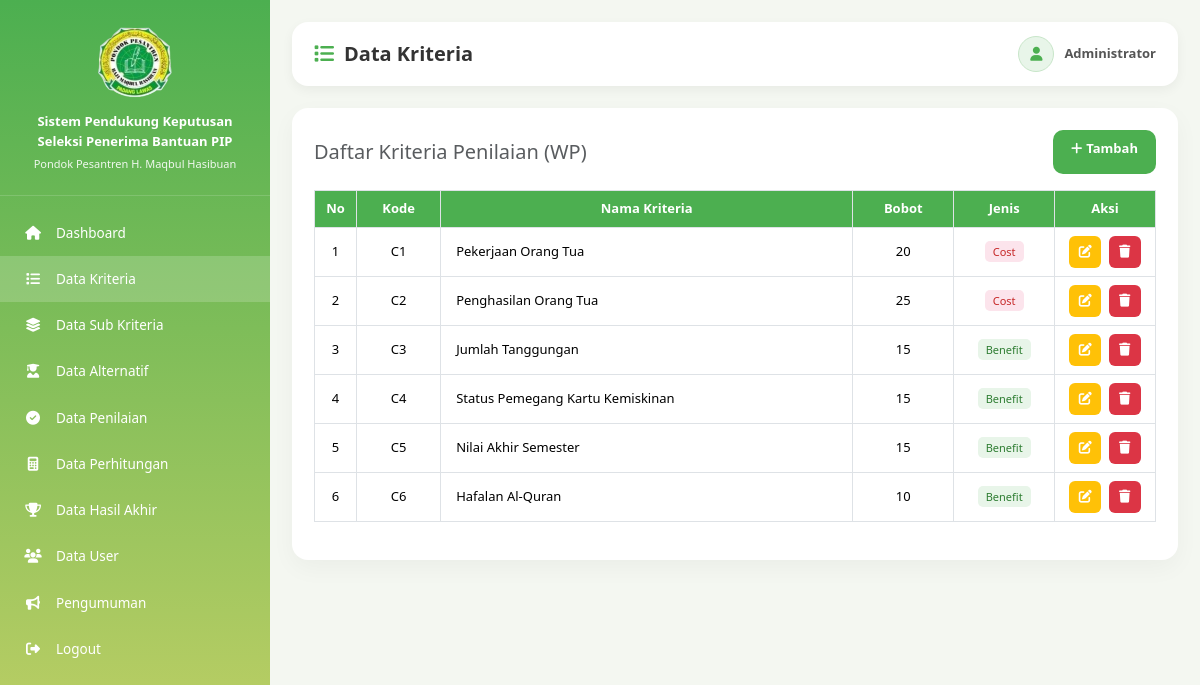
/views/admin/kriteria/index.php (signed in), run on the app's committed database.
### tables this page shows
CREATE TABLE IF NOT EXISTS kriteria (
    id INT AUTO_INCREMENT PRIMARY KEY,
    kode_kriteria VARCHAR(10) UNIQUE,
    nama_kriteria VARCHAR(100),
    bobot INT,
    jenis ENUM('benefit','cost')
);

### views/admin/kriteria/index.php (the view, shortened to what this page needs)
<?php
require_once '../../../config/koneksi.php';
$kriteria_list = mysqli_query($koneksi, "SELECT * FROM kriteria ORDER BY kode_kriteria ASC");
$page_title = 'Data Kriteria'; $active_menu = 'kriteria'; $asset_depth = 3;
?>
<!DOCTYPE html>
<html lang="en"><head><?php include '../../layouts/head.php'; ?></head>
<body><?php include '../../layouts/sidebar_admin.php'; ?>
<div class="content">
    <div class="navbar-custom">
        <div class="page-title"><i class="fa fa-list"></i><h4>Data Kriteria</h4></div>
        <div class="user-box"><div class="user-icon"><i class="fa fa-user"></i></div><div class="user-name"><?php echo htmlspecialchars($_SESSION['nama'] ?? 'Admin'); ?></div></div>
    </div>
    <div class="card-custom">
        <div class="d-flex justify-content-between align-items-center flex-wrap gap-2 mb-3">
            <h5 class="m-0 text-muted">Daftar Kriteria Penilaian (WP)</h5>
            <a href="tambah.php" class="btn btn-add"><i class="fa fa-plus me-1"></i>Tambah</a>
        </div>
        <div class="table-responsive">
            <table class="table table-bordered">
                <thead><tr><th width="5%">No</th><th width="10%">Kode</th><th>Nama Kriteria</th><th width="12%">Bobot</th><th width="12%">Jenis</th><th width="12%">Aksi</th></tr></thead>
                <tbody>
                <?php $no=1; while($row = mysqli_fetch_assoc($kriteria_list)): ?>
                    <tr>
                        <td><?php echo $no++; ?></td>
                        <td><?php echo htmlspecialchars($row['kode_kriteria']); ?></td>
                        <td style="text-align:left;padding-left:15px;"><?php echo htmlspecialchars($row['nama_kriteria']); ?></td>
                        <td><?php echo $row['bobot']; ?></td>
                        <td><span class="badge-<?php echo $row['jenis']; ?>"><?php echo ucfirst($row['jenis']); ?></span></td>
                        <td>
                            <a href="edit.php?id=<?php echo $row['id']; ?>" class="btn-icon edit me-1"><i class="fa fa-edit"></i></a>
                            <a href="hapus.php?id=<?php echo $row['id']; ?>" class="btn-icon delete" onclick="return confirm('Hapus kriteria?')"><i class="fa fa-trash"></i></a>
                        </td>
                    </tr>
                <?php endwhile; ?>
                </tbody>
            </table>
        </div>
    </div>
</div>
<?php include '../../layouts/footer.php'; ?></body></html>

### views/layouts/head.php (shortened to what this page needs)
<link href="https://cdn.jsdelivr.net/npm/bootstrap@5.3.3/dist/css/bootstrap.min.css" rel="stylesheet">
<link rel="stylesheet" href="https://cdnjs.cloudflare.com/ajax/libs/font-awesome/6.5.2/css/all.min.css">
<?php
$asset_path = str_repeat('../', $asset_depth ?? 2) . 'public/assets/css/style.css';
?>
<link rel="stylesheet" href="<?php echo $asset_path; ?>">

### views/layouts/sidebar_admin.php (shortened to what this page needs)
<?php
$logo_path   = $logo_path ?? '../../../public/assets/img/logo.png';
$base_admin  = $base_admin ?? '../';
$base_root   = $base_root ?? '../../../';
?>
<div class="sidebar">
    <div class="logo">
        <img src="<?php echo $logo_path; ?>" alt="Logo">
        <h4>Sistem Pendukung Keputusan Seleksi Penerima Bantuan PIP</h4>
        <p>Pondok Pesantren H. Maqbul Hasibuan</p>
    </div>
    <ul class="menu">
        <li><a href="<?php echo $base_admin; ?>dashboard.php" <?php echo ($active_menu=='dashboard')?'class="active"':''; ?>><i class="fa fa-house"></i> Dashboard</a></li>
        <li><a href="<?php echo $base_admin; ?>kriteria/index.php" <?php echo ($active_menu=='kriteria')?'class="active"':''; ?>><i class="fa fa-list"></i> Data Kriteria</a></li>
        <li><a href="<?php echo $base_admin; ?>sub_kriteria/index_subkriteria.php" <?php echo ($active_menu=='sub_kriteria')?'class="active"':''; ?>><i class="fa fa-layer-group"></i> Data Sub Kriteria</a></li>
        <li><a href="<?php echo $base_admin; ?>alternatif/index.php" <?php echo ($active_menu=='alternatif')?'class="active"':''; ?>><i class="fa fa-user-graduate"></i> Data Alternatif</a></li>
        <li><a href="<?php echo $base_admin; ?>penilaian/index.php" <?php echo ($active_menu=='penilaian')?'class="active"':''; ?>><i class="fa fa-check-circle"></i> Data Penilaian</a></li>
        <li><a href="<?php echo $base_admin; ?>perhitungan/index.php" <?php echo ($active_menu=='perhitungan')?'class="active"':''; ?>><i class="fa fa-calculator"></i> Data Perhitungan</a></li>
        <li><a href="<?php echo $base_admin; ?>hasil/index.php" <?php echo ($active_menu=='hasil')?'class="active"':''; ?>><i class="fa fa-trophy"></i> Data Hasil Akhir</a></li>
        <li><a href="<?php echo $base_admin; ?>user/index.php" <?php echo ($active_menu=='user')?'class="active"':''; ?>><i class="fa fa-users"></i> Data User</a></li>
        <li><a href="<?php echo $base_admin; ?>pengumuman/index.php" <?php echo ($active_menu=='pengumuman')?'class="active"':''; ?>><i class="fa fa-bullhorn"></i> Pengumuman</a></li>
        <li><a href="<?php echo $base_root; ?>logout.php"><i class="fa fa-right-from-bracket"></i> Logout</a></li>
    </ul>
</div>

### public/assets/css/style.css (style rules this page uses)
:root { --primary: #4caf50; --primary-dark: #388e3c; --primary-light: #c6d166; --bg: #f4f7f1; --card-bg: #ffffff; --text: #333333; --text-muted: #777777; --border: #d6e4d3; --sidebar-w: 270px; --radius: 16px; --radius-sm: 10px; --shadow: 0 4px 12px rgba(0,0,0,0.05); --shadow-lg: 0 8px 24px rgba(0,0,0,0.04); --transition: 0.3s ease; }
* { margin: 0; padding: 0; box-sizing: border-box; }
body { font-family: 'Segoe UI', Arial, Helvetica, sans-serif; background: var(--bg); overflow-x: hidden; color: var(--text); }
a { text-decoration: none; color: inherit; }
.sidebar { width: var(--sidebar-w); height: 100vh; position: fixed; left: 0; top: 0; background: linear-gradient(180deg, var(--primary), var(--primary-light)); color: white; overflow-y: auto; z-index: 1040; transition: transform var(--transition); }
.sidebar .logo { padding: 22px 18px; text-align: center; border-bottom: 1px solid rgba(255,255,255,0.15); }
.sidebar .logo img { width: 80px; height: 80px; object-fit: contain; margin-bottom: 10px; }
.sidebar .logo h4 { font-size: 13px; font-weight: bold; line-height: 1.5; margin-bottom: 5px; }
.sidebar .logo p { font-size: 11px; margin: 0; opacity: 0.9; }
.sidebar .menu { list-style: none; padding: 14px 0; margin: 0; }
.sidebar .menu li a { display: flex; align-items: center; gap: 12px; padding: 13px 22px; color: white; font-size: 13.5px; transition: background var(--transition); }
.sidebar .menu li a:hover, .sidebar .menu li a.active { background: rgba(255,255,255,0.18); }
.sidebar .menu li a i { width: 22px; text-align: center; font-size: 14px; }
.content { margin-left: var(--sidebar-w); padding: 22px; min-height: 100vh; transition: margin-left var(--transition); }
.navbar-custom { background: var(--card-bg); padding: 14px 22px; border-radius: var(--radius); display: flex; justify-content: space-between; align-items: center; box-shadow: var(--shadow); margin-bottom: 22px; flex-wrap: wrap; gap: 10px; }
.page-title { display: flex; align-items: center; gap: 10px; }
.page-title i { font-size: 20px; color: var(--primary); }
.page-title h4 { margin: 0; font-size: 20px; font-weight: bold; color: var(--text); }
.user-box { display: flex; align-items: center; gap: 10px; }
.user-icon { width: 36px; height: 36px; border-radius: 50%; background: #e8f5e9; color: var(--primary); display: flex; justify-content: center; align-items: center; font-size: 14px; border: 1px solid #c8e6c9; }
.user-name { font-size: 13px; font-weight: bold; color: #555; }
.card-custom { background: var(--card-bg); border-radius: var(--radius); border: none; box-shadow: var(--shadow-lg); padding: 22px; margin-bottom: 22px; }
.table thead th { background: var(--primary); color: white; text-align: center; vertical-align: middle; font-size: 13px; white-space: nowrap; }
.table tbody td { text-align: center; vertical-align: middle; background: white; font-size: 13px; }
.btn-add { background: var(--primary); color: white; border-radius: var(--radius-sm); font-weight: bold; padding: 9px 18px; font-size: 13px; border: none; transition: var(--transition); min-height: 44px; }
.btn-icon { border: none; width: 32px; height: 32px; border-radius: 6px; display: inline-flex; align-items: center; justify-content: center; font-size: 13px; transition: var(--transition); color: white; }
.btn-icon.edit { background: #ffc107; }
.btn-icon.delete { background: #dc3545; }
.badge-benefit { background: #e8f5e9; color: #2e7d32; padding: 3px 8px; border-radius: 5px; font-size: 11px; }
.badge-cost { background: #fce4ec; color: #c62828; padding: 3px 8px; border-radius: 5px; font-size: 11px; }

### data on the page
kriteria: kode_kriteria "C1", nama_kriteria "Pekerjaan Orang Tua", bobot "20", jenis "Cost"
kriteria: kode_kriteria "C2", nama_kriteria "Penghasilan Orang Tua", bobot "25", jenis "Cost"
kriteria: kode_kriteria "C3", nama_kriteria "Jumlah Tanggungan", bobot "15", jenis "Benefit"
kriteria: kode_kriteria "C4", nama_kriteria "Status Pemegang Kartu Kemiskinan", bobot "15", jenis "Benefit"
kriteria: kode_kriteria "C5", nama_kriteria "Nilai Akhir Semester", bobot "15", jenis "Benefit"
kriteria: kode_kriteria "C6", nama_kriteria "Hafalan Al-Quran", bobot "10", jenis "Benefit"

### other printed values
$_SESSION['nama'] "Administrator"
